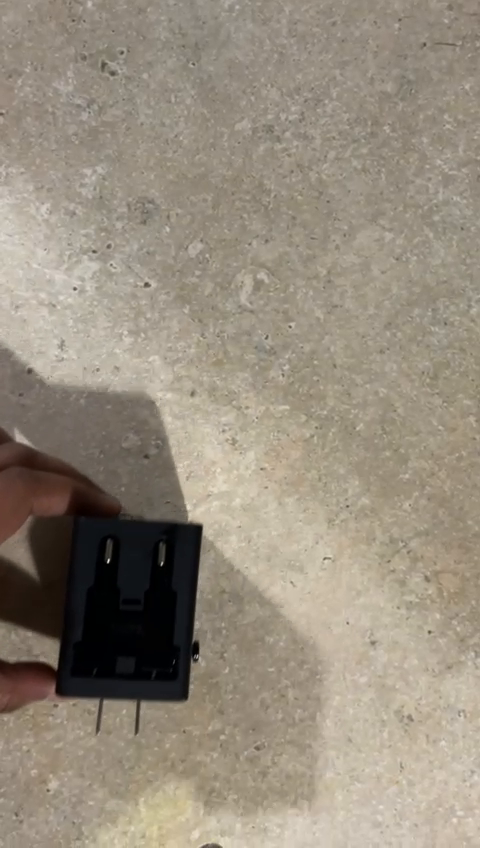
#> input picture frame 24 of input videos/static_camera_with_moving_obj.mp4, 480 x 848 px
$ jupyter execute CSRT.ipynb
#> lines starting #> are read from the running program, lines starting #| are printed output that depends on the picture; after the words box and inside, x2 and y2 are one past the last pixel; in counts of white or black regions, pixels touching at a corner belong together
[cell 1]
import cv2
from IPython.display import HTML

# Function to track object and save output video
def track_and_save(input_video_path, output_video_path, bbox):
    # Read the video file
#> called with bbox = (100, 350, 200, 250)
    video = cv2.VideoCapture(input_video_path)

    # Initialize the CSRT tracker
    tracker = cv2.TrackerCSRT_create()

    # Read the first frame
    ret, frame = video.read()
#> frame is the input picture: shape (848, 480, 3); mean B, G, R 125.3, 140.3, 150.1

    # Initialize the tracker with the bounding box
    tracker.init(frame, bbox)

    # Define the output video writer
    fourcc = cv2.VideoWriter_fourcc(*'mp4v')
    output_video = cv2.VideoWriter(output_video_path, fourcc, 30.0, (frame.shape[1], frame.shape[0]))

    # Loop through the video frames
    while True:
        # Read a new frame
        ret, frame = video.read()
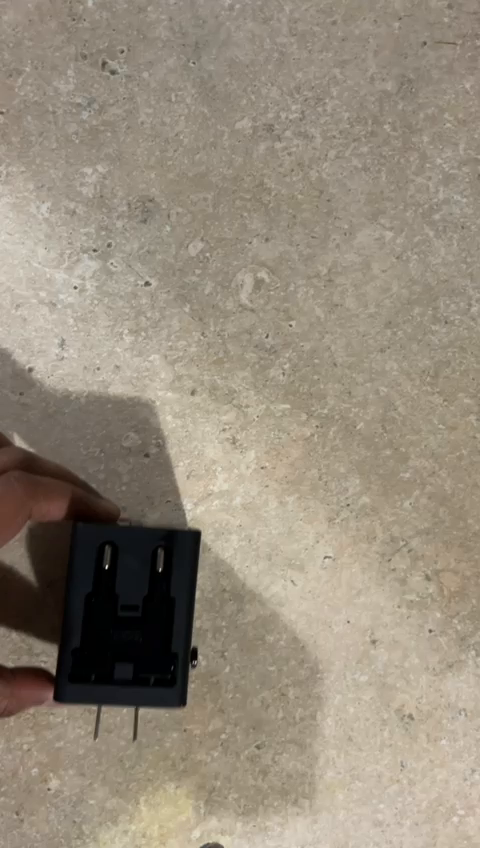
#> input picture frame 25 of input videos/static_camera_with_moving_obj.mp4, 480 x 848 px
#> frame is the input picture: shape (848, 480, 3); mean B, G, R 123.5, 139.2, 149.5
        if not ret:
            break

        # Update the tracker
        ret, bbox = tracker.update(frame)
#> ret = True; bbox = (98, 355, 200, 250)

        # Draw the bounding box around the tracked object
        if ret:
            (x, y, w, h) = [int(v) for v in bbox]
#> x = 98; y = 355; w = 200; h = 250
            cv2.rectangle(frame, (x, y), (x + w, y + h), (255, 0, 0), 2)
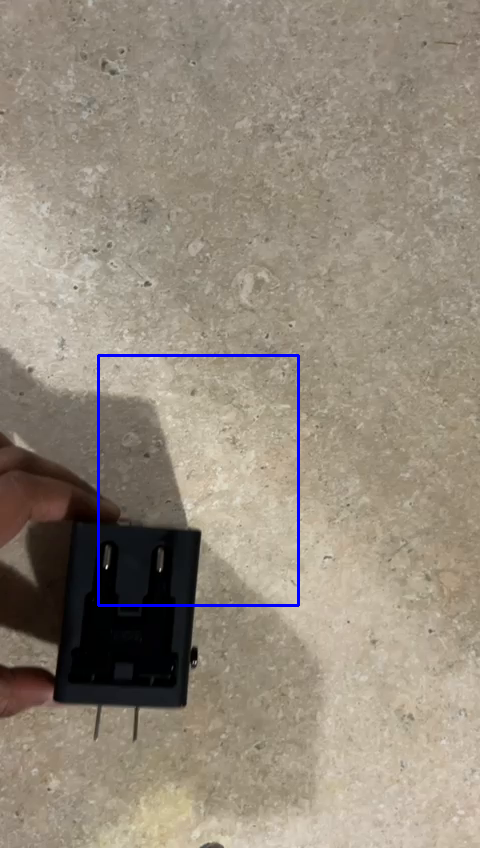
#> frame: shape (848, 480, 3); 0.66% of pixels changed, all inside (x1, y1, x2, y2) = (97, 354, 300, 607)

        # Write the frame to the output video
        output_video.write(frame)

    # Release the video capture object and close the output video writer
    video.release()
    output_video.release()

    # Provide a link to download the output video
    display(HTML(f'<a href="{output_video_path}" download>Download Output Video</a>'))

# Define bounding boxes for each video
bbox_list = [
    (100, 350, 200, 250),    # static camera with moving object
    (80, 220, 170, 220),  # moving camera with moving object
    (160, 490, 180, 200 ),   #box, moving camera with static object
    (170, 280, 135, 220)    # orange
]
#moving camera with moving object; 80, 220, 170, 220, static camera with moving object 100, 350, 200, 250 and moving camera with static object 170, 280, 135, 220
# Define input and output paths for each video
input_video_paths = [
    "C:/Desktop/SP24/CV/final projects/object tracking/static_camera_with_moving_obj.mp4",
    "C:/Desktop/SP24/CV/final projects/object tracking/Moving_camera_with_moving_obj.mp4",
    "C:/Desktop/SP24/CV/final projects/object tracking/moving_camera_with_moving_orange.mp4",
    "box.mp4"
]

output_video_paths = [
    "C:/Desktop/SP24/CV/final projects/object tracking/output_static_camera_with_moving_obj.mp4",
    "C:/Desktop/SP24/CV/final projects/object tracking/output_Moving_camera_with_moving_obj.mp4",
    "C:/Desktop/SP24/CV/final projects/object tracking/output_moving_camera_with_moving_orange.mp4",
    "C:/Desktop/SP24/CV/final projects/object tracking/output_box.mp4"
]

# Track objects and save output videos for each input video
for input_path, output_path, bbox in zip(input_video_paths, output_video_paths, bbox_list):
    track_and_save(input_path, output_path, bbox)

$ run again, starting later in the video
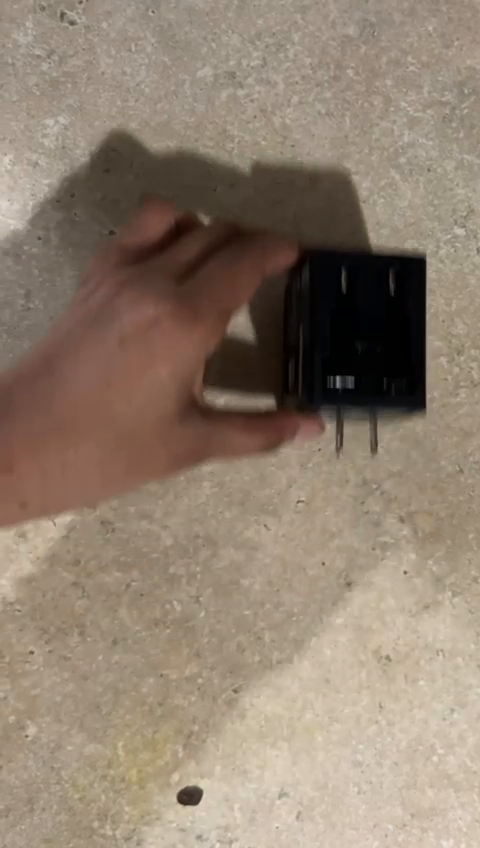
#> input picture frame 111 of input videos/static_camera_with_moving_obj.mp4, 480 x 848 px
#> in track_and_save, frame is the input picture: shape (848, 480, 3); mean B, G, R 111.1, 127.7, 143.7
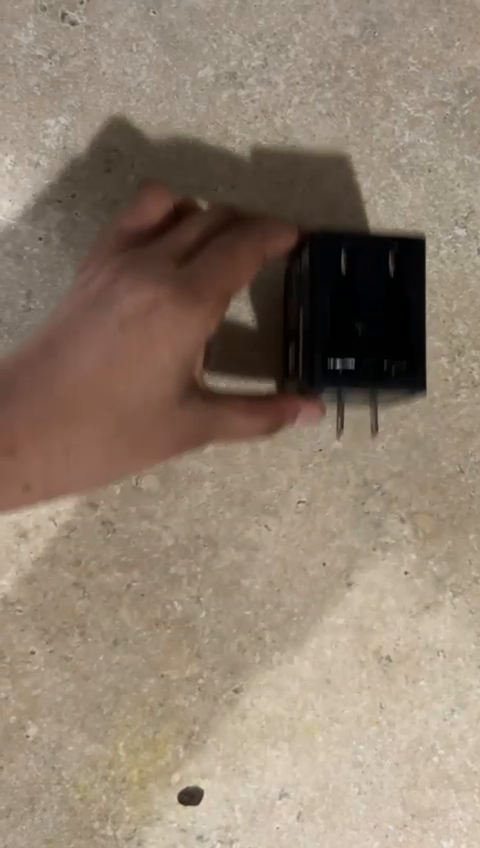
#> input picture frame 112 of input videos/static_camera_with_moving_obj.mp4, 480 x 848 px
#> in track_and_save, frame is the input picture: shape (848, 480, 3); mean B, G, R 111, 127.8, 143.8
#> ret = True; bbox = (100, 335, 200, 250)
#> x = 100; y = 335; w = 200; h = 250
#> in track_and_save, `cv2.rectangle(frame, (x, y), (x + w, y + h), (255, 0, 0), 2)`:
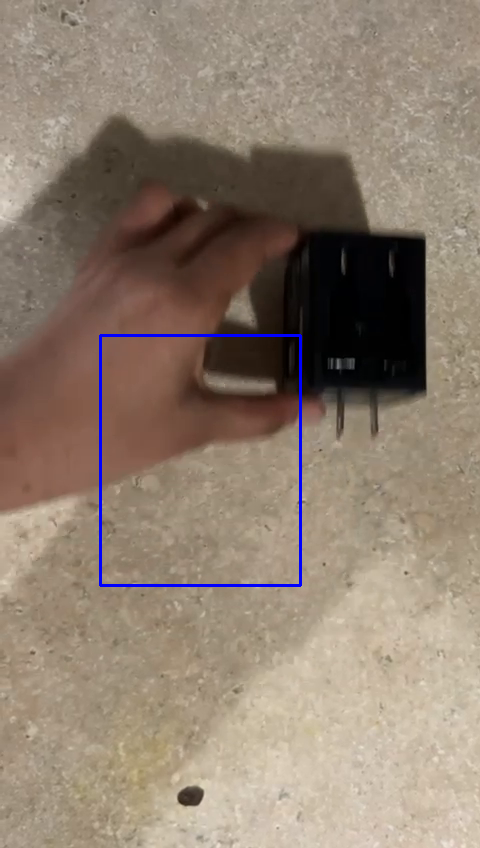
#> frame: shape (848, 480, 3); 0.66% of pixels changed, all inside (x1, y1, x2, y2) = (99, 334, 302, 587)

$ run again, starting later in the video
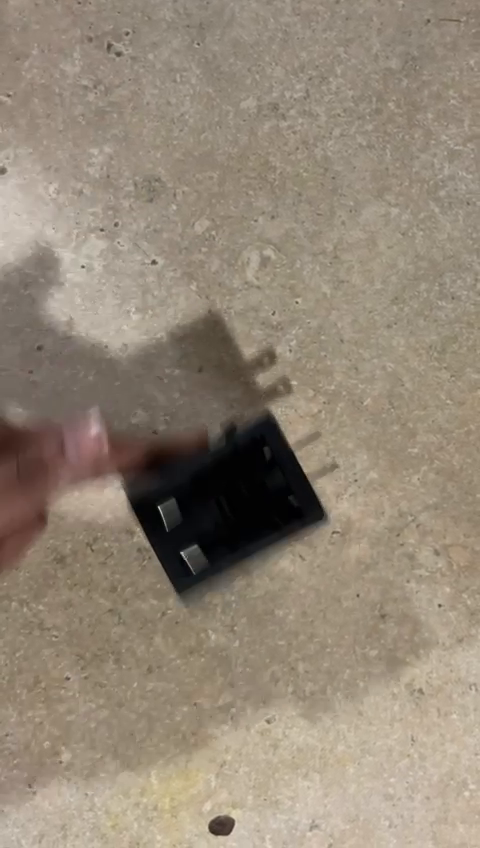
#> input picture frame 198 of input videos/static_camera_with_moving_obj.mp4, 480 x 848 px
#> in track_and_save, frame is the input picture: shape (848, 480, 3); mean B, G, R 118.7, 134.9, 147.5
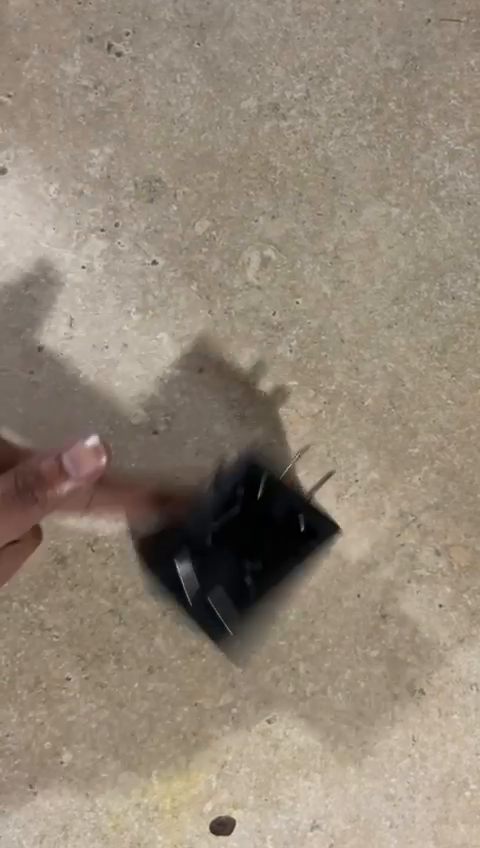
#> input picture frame 199 of input videos/static_camera_with_moving_obj.mp4, 480 x 848 px
#> in track_and_save, frame is the input picture: shape (848, 480, 3); mean B, G, R 118.9, 134.8, 147.3
#> ret = True; bbox = (108, 384, 196, 245)
#> x = 108; y = 384; w = 196; h = 245
#> in track_and_save, `cv2.rectangle(frame, (x, y), (x + w, y + h), (255, 0, 0), 2)`:
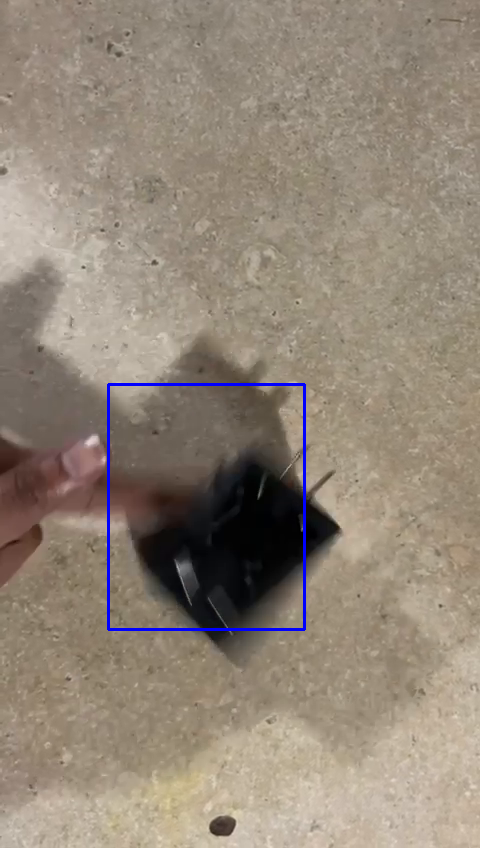
#> frame: shape (848, 480, 3); 0.65% of pixels changed, all inside (x1, y1, x2, y2) = (107, 383, 306, 631)
